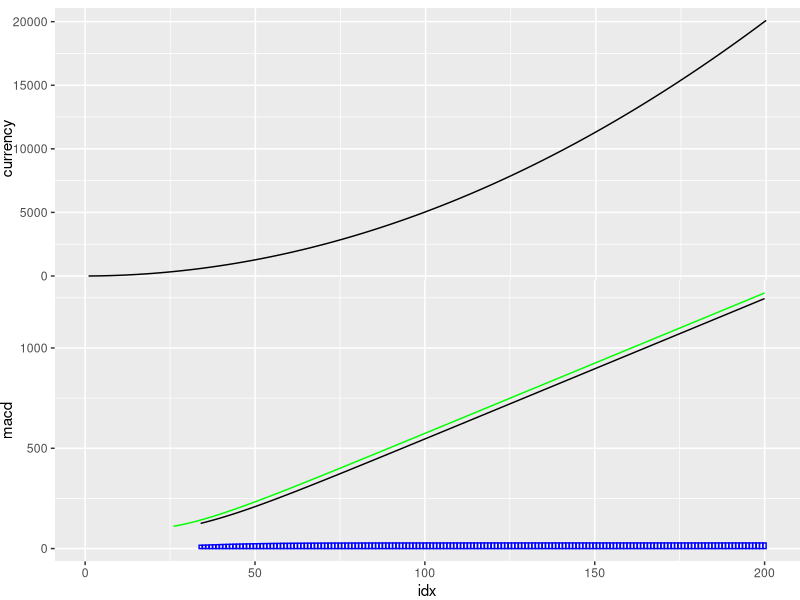

Here is the R script that generated this plot:
library(ggplot2)
library(grid)
library(gridExtra)
library(scales)
library(TTR)

draw.currency.macd.plot <- function(data, currency, macd = TRUE) {    
  plot.data <- data.frame(currency = data[, currency])    
  plot.data$idx <- 1:nrow(plot.data)
  
  g1 <- (ggplot(plot.data) 
         + geom_line(aes(idx, currency))           
         + theme(axis.text.x=element_blank(),
                 axis.title.x=element_blank(),
                 plot.title=element_blank(),
                 axis.ticks.x=element_blank()))     
  if (macd) {
    macd <- as.data.frame(MACD(plot.data$currency, 12, 26, 9, maType="EMA", percent=FALSE))  
    plot.data <- cbind(plot.data, macd)
    
    g2 <- (ggplot(plot.data)
           + geom_line(aes(idx, macd), colour = "green") 
           + geom_line(aes(idx, signal), colour = "black") 
           + geom_bar(aes(idx, macd-signal), stat = "identity", colour = "blue", fill="white")            
           + theme(plot.margin = unit(c(-1,0,0,0), "lines")))
    
    grid.draw(rbind(ggplotGrob(g1), ggplotGrob(g2), size="last"))  
  } else {
    grid.draw(ggplotGrob(g1))    
  }
}

draw.currency.macd.plot.data <- data.frame(eurjpy = cumsum(1:200))
draw.currency.macd.plot.currency = "eurjpy"
draw.currency.macd.plot(draw.currency.macd.plot.data, draw.currency.macd.plot.currency)